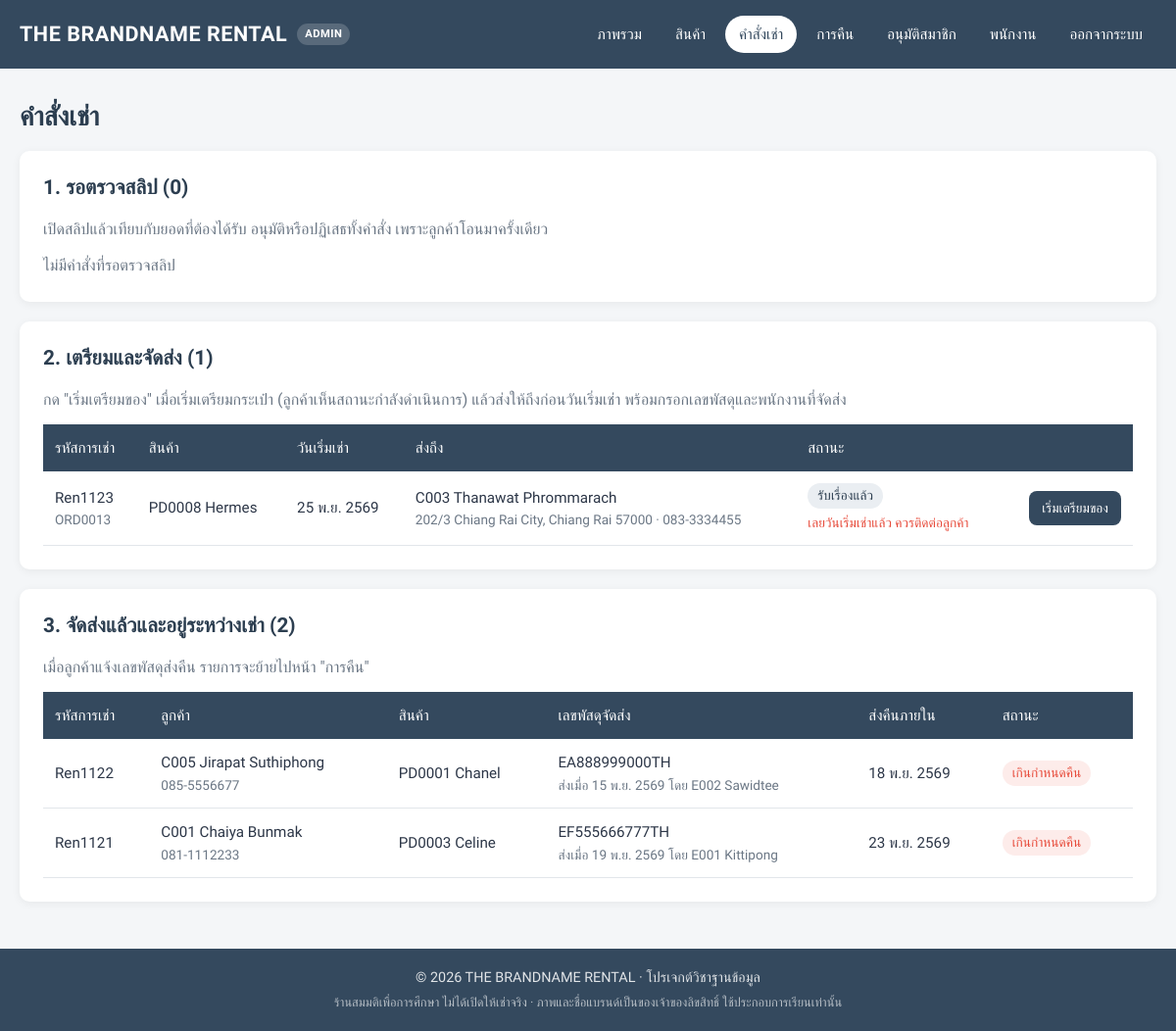
The page /project/admin/orders.php (signed in) on the database its author committed.
### tables this page shows
CREATE TABLE rentals (
    rental_id     VARCHAR(50) PRIMARY KEY,
    order_id      VARCHAR(50) NOT NULL,
    product_id    VARCHAR(50) NOT NULL,
    employees_id  VARCHAR(50) NULL,
    track_rentals VARCHAR(50) NULL,
    rental_date   DATE        NOT NULL,
    rental_days   INT         NOT NULL,
    due_date      DATE AS (rental_date + INTERVAL rental_days DAY) STORED,
    daily_price   INT         NOT NULL,
    deposit_fee   INT         NOT NULL,
    shipped_date  DATE        NULL,
    rental_status ENUM('Pending', 'Accepted', 'Preparing', 'Shipped', 'Returning', 'Received', 'Completed', 'Deducted', 'Cancelled') NOT NULL DEFAULT 'Pending',
    INDEX idx_rentals_product_status (product_id, rental_status),
    FOREIGN KEY (order_id)     REFERENCES orders(order_id),
    FOREIGN KEY (product_id)   REFERENCES products(product_id),
    FOREIGN KEY (employees_id) REFERENCES employees(employees_id)
);

CREATE TABLE products (
    product_id         VARCHAR(50) PRIMARY KEY,
    brand              VARCHAR(50),
    details            VARCHAR(100),
    daily_rental_price INT,
    image              VARCHAR(100) NULL    
);

CREATE TABLE orders (
    order_id     VARCHAR(50)  PRIMARY KEY,
    customers_id VARCHAR(50)  NOT NULL,
    slip_file    VARCHAR(100) NULL,        
    created_at   DATETIME     NOT NULL DEFAULT CURRENT_TIMESTAMP,
    reviewed_at  DATETIME     NULL,        
    cancelled_by ENUM('shop', 'customer') NULL,   
    FOREIGN KEY (customers_id) REFERENCES customers(customers_id)
);

CREATE TABLE customers (
    customers_id        VARCHAR(50)  PRIMARY KEY,
    customers_firstname VARCHAR(50),
    customers_lastname  VARCHAR(50),
    gender              VARCHAR(50),
    customers_member    VARCHAR(10)  NOT NULL DEFAULT 'no',    
    member_until        DATE         NULL,                     
    phonenumber         VARCHAR(15),
    email               VARCHAR(100) NOT NULL UNIQUE,
    address             VARCHAR(200),
    postal_code         VARCHAR(10),
    password            VARCHAR(255) NOT NULL
);

CREATE TABLE employees (
    employees_id        VARCHAR(50) PRIMARY KEY,
    employees_firstname VARCHAR(50),
    employees_lastname  VARCHAR(50),
    gender              VARCHAR(50),
    department          VARCHAR(50) NOT NULL,
    phonenumber         VARCHAR(15),
    salary              INT
);

### project/admin/orders.php (the view, shortened to what this page needs)
<?php
require_once '../includes/db.php';
$rental_columns = "r.rental_id, r.order_id, r.product_id, p.brand, r.rental_date, r.rental_days, r.due_date,
    r.daily_price, r.deposit_fee, r.track_rentals, r.shipped_date, r.rental_status, r.employees_id,
    o.customers_id, o.slip_file, o.created_at, c.customers_firstname, c.customers_lastname, c.address, c.postal_code, c.phonenumber";
$rental_from = "FROM rentals r
    JOIN orders o ON o.order_id = r.order_id
    JOIN customers c ON c.customers_id = o.customers_id
    LEFT JOIN products p ON p.product_id = r.product_id";
$pending_orders = [];
$out_statuses = "'" . implode("','", OUT_STATUSES) . "'";
$to_ship = $conn->query("SELECT $rental_columns,
    (SELECT x.rental_id FROM rentals x WHERE x.product_id = r.product_id AND x.rental_id <> r.rental_id
        AND x.rental_status IN ($out_statuses) ORDER BY x.rental_date LIMIT 1) AS bag_out
    $rental_from WHERE r.rental_status IN ('Accepted', 'Preparing') ORDER BY r.rental_date, r.rental_id")->fetch_all(MYSQLI_ASSOC);
$on_rent = $conn->query("SELECT $rental_columns, e.employees_firstname $rental_from
    LEFT JOIN employees e ON e.employees_id = r.employees_id
    WHERE r.rental_status = 'Shipped' ORDER BY r.due_date, r.rental_id")->fetch_all(MYSQLI_ASSOC);
$customer_name = fn(array $row) => $row['customers_id'] . ' ' . $row['customers_firstname'] . ' ' . $row['customers_lastname'];
?>
<h1>คำสั่งเช่า</h1>
<div class="stack">
    <section class="card">
        <h2>1. รอตรวจสลิป (<?php echo count($pending_orders); ?>)</h2>
        <p class="muted">เปิดสลิปแล้วเทียบกับยอดที่ต้องได้รับ อนุมัติหรือปฏิเสธทั้งคำสั่ง เพราะลูกค้าโอนมาครั้งเดียว</p>
        <?php if (!$pending_orders): ?>
            <p class="muted">ไม่มีคำสั่งที่รอตรวจสลิป</p>
        <?php endif; ?>
    </section>
    <section class="card">
        <h2>2. เตรียมและจัดส่ง (<?php echo count($to_ship); ?>)</h2>
        <p class="muted">กด "เริ่มเตรียมของ" เมื่อเริ่มเตรียมกระเป๋า (ลูกค้าเห็นสถานะกำลังดำเนินการ) แล้วส่งให้ถึงก่อนวันเริ่มเช่า พร้อมกรอกเลขพัสดุและพนักงานที่จัดส่ง</p>
        <?php if ($to_ship): ?>
            <div class="table-wrap">
                <table class="table">
                    <thead>
                        <tr>
                            <th>รหัสการเช่า</th>
                            <th>สินค้า</th>
                            <th>วันเริ่มเช่า</th>
                            <th>ส่งถึง</th>
                            <th>สถานะ</th>
                            <th class="text-right"></th>
                        </tr>
                    </thead>
                    <tbody>
                        <?php foreach ($to_ship as $row): ?>
                            <tr>
                                <td><?php echo e($row['rental_id']); ?><div class="hint"><?php echo e($row['order_id']); ?></div></td>
                                <td><?php echo e($row['product_id'] . ' ' . $row['brand']); ?></td>
                                <td><?php echo e(thai_date($row['rental_date'])); ?></td>
                                <td><?php echo e($customer_name($row)); ?><div class="hint"><?php echo e($row['address'] . ' ' . $row['postal_code'] . ' · ' . $row['phonenumber']); ?></div></td>
                                <td>
                                    <?php echo status_badge($row); ?>
                                    <?php if ($row['rental_date'] < date('Y-m-d')): ?>
                                        <div class="problem">เลยวันเริ่มเช่าแล้ว ควรติดต่อลูกค้า</div>
                                    <?php endif; ?>
                                </td>
                                <td>
                                    <?php if ($row['rental_status'] === 'Accepted'): ?>
                                        <form method="POST" class="ship-form">
                                            <button type="submit" name="action" value="prepare" class="btn btn-sm">เริ่มเตรียมของ</button>
                                        </form>
                                    <?php endif; ?>
                                </td>
                            </tr>
                        <?php endforeach; ?>
                    </tbody>
                </table>
            </div>
        <?php else: ?>
            <p class="muted">ไม่มีรายการที่รอเตรียมหรือจัดส่ง</p>
        <?php endif; ?>
    </section>
    <section class="card">
        <h2>3. จัดส่งแล้วและอยู่ระหว่างเช่า (<?php echo count($on_rent); ?>)</h2>
        <p class="muted">เมื่อลูกค้าแจ้งเลขพัสดุส่งคืน รายการจะย้ายไปหน้า "การคืน"</p>
        <?php if ($on_rent): ?>
            <div class="table-wrap">
                <table class="table">
                    <thead>
                        <tr>
                            <th>รหัสการเช่า</th>
                            <th>ลูกค้า</th>
                            <th>สินค้า</th>
                            <th>เลขพัสดุจัดส่ง</th>
                            <th>ส่งคืนภายใน</th>
                            <th>สถานะ</th>
                        </tr>
                    </thead>
                    <tbody>
                        <?php foreach ($on_rent as $row): ?>
                            <tr>
                                <td><?php echo e($row['rental_id']); ?></td>
                                <td><?php echo e($customer_name($row)); ?><div class="hint"><?php echo e($row['phonenumber']); ?></div></td>
                                <td><?php echo e($row['product_id'] . ' ' . $row['brand']); ?></td>
                                <td><?php echo e($row['track_rentals']); ?><div class="hint">ส่งเมื่อ <?php echo e(thai_date($row['shipped_date'])); ?> โดย <?php echo e($row['employees_id'] . ' ' . $row['employees_firstname']); ?></div></td>
                                <td><?php echo e(thai_date($row['due_date'])); ?></td>
                                <td><?php echo status_badge($row); ?></td>
                            </tr>
                        <?php endforeach; ?>
                    </tbody>
                </table>
            </div>
        <?php else: ?>
            <p class="muted">ไม่มีกระเป๋าที่อยู่ระหว่างเช่า</p>
        <?php endif; ?>
    </section>
</div>

### project/includes/helpers.php (shortened to what this page needs)
<?php
function e($value): string
{
    return htmlspecialchars((string) ($value ?? ''), ENT_QUOTES, 'UTF-8');
}
function thai_date(?string $value): string
{
    $time = strtotime($value);
    $text = (int) date('j', $time) . ' ' . THAI_MONTHS[(int) date('n', $time) - 1] . ' ' . ((int) date('Y', $time) + 543);
    return strlen($value) > 10 ? $text . ' ' . date('H:i', $time) : $text;
}
function rental_stage(array $rental): string
{
    $status = $rental['rental_status'];
    if ($status === 'Shipped' && $rental['rental_date'] <= date('Y-m-d')) {
        return 'OnRent';
    }
    return $status;
}
function status_badge(array $rental): string
{
    [$label, $tone] = RENTAL_STATUS[rental_stage($rental)] ?? [$rental['rental_status'], 'pending'];
    if (is_overdue($rental)) {
        [$label, $tone] = ['เกินกำหนดคืน', 'danger'];
    } elseif ($rental['rental_status'] === 'Deducted' && (int) ($rental['deposit_fee'] ?? 0) === 0) {
        $label = 'มีค่าเสียหาย';
    }
    return '<span class="badge badge-' . $tone . '">' . e($label) . '</span>';
}
function is_overdue(array $rental): bool
{
    return ($rental['rental_status'] ?? '') === 'Shipped' && $rental['due_date'] < date('Y-m-d');
}

### project/assets/css/style.css (style rules this page uses)
:root { --primary: #34495e; --primary-dark: #2c3e50; --primary-soft: #eaeef2; --success: #27ae60; --success-soft: #e8f6ee; --danger: #e74c3c; --danger-soft: #fdecea; --warning: #e67e22; --text: #2d3748; --muted: #6b7785; --border: #e2e6ea; --bg: #f4f6f8; --card: #ffffff; --radius: 10px; --shadow: 0 2px 10px rgba(0, 0, 0, 0.06); --font: 'Prompt', 'Segoe UI', Tahoma, sans-serif; }
* { box-sizing: border-box; }
body { margin: 0; font-family: var(--font); color: var(--text); background: var(--bg); line-height: 1.6; display: flex; flex-direction: column; min-height: 100vh; }
h1, h2, h3 { color: var(--primary-dark); line-height: 1.3; margin: 0 0 16px; }
h1 { font-size: 1.7rem; }
h2 { font-size: 1.3rem; }
p { margin: 0 0 12px; }
.muted { color: var(--muted); }
.text-right { text-align: right; }
.stack > * + * { margin-top: 20px; }
.card { background: var(--card); border-radius: var(--radius); box-shadow: var(--shadow); padding: 24px; }
.card > :last-child { margin-bottom: 0; }
.btn { display: inline-flex; align-items: center; justify-content: center; gap: 6px; padding: 10px 20px; border-radius: 8px; border: 1px solid transparent; font: inherit; font-size: 0.95rem; font-weight: 500; text-decoration: none; cursor: pointer; background: var(--primary); color: #fff; transition: background 0.2s, transform 0.1s; }
.btn-sm { padding: 6px 12px; font-size: 0.85rem; }
.table-wrap { overflow-x: auto; max-width: 100%; }
.table-wrap .table { min-width: 640px; }
.table { width: 100%; border-collapse: collapse; font-size: 0.95rem; }
.table th { background: var(--primary); color: #fff; font-weight: 500; text-align: left; padding: 12px; white-space: nowrap; }
.table td { padding: 12px; border-bottom: 1px solid var(--border); vertical-align: middle; }
.badge { display: inline-block; padding: 2px 10px; border-radius: 999px; font-size: 0.85rem; font-weight: 500; white-space: nowrap; }
.badge-danger { background: var(--danger-soft); color: var(--danger); }
.badge-info { background: var(--primary-soft); color: var(--primary-dark); }
.hint { font-size: 0.85rem; color: var(--muted); }
.ship-form { display: flex; gap: 6px; flex-wrap: wrap; justify-content: flex-end; }
.problem { color: var(--danger); font-size: 0.85rem; margin-top: 4px; }

### rows shown on the page
rentals: rental_id "Ren1123", order "ORD0013", product.brand "PD0008 Hermes", rental_date "25 พ.ย. 2569", order.customers_lastname "C003 Thanawat Phrommarach", customers.address+postal_code+phonenumber "202/3 Chiang Rai City, Chiang Rai 57000 · 083-3334455", label "รับเรื่องแล้ว", shows "เลยวันเริ่มเช่าแล้ว ควรติดต่อลูกค้า"
rentals: rental_id "Ren1122", order.customers_lastname "C005 Jirapat Suthiphong", customers.phonenumber "085-5556677", product.brand "PD0001 Chanel", track_rentals "EA888999000TH", shipped_date "15 พ.ย. 2569", employees.employees_firstname "E002 Sawidtee", due_date "18 พ.ย. 2569", label "เกินกำหนดคืน"
rentals: rental_id "Ren1121", order.customers_lastname "C001 Chaiya Bunmak", customers.phonenumber "081-1112233", product.brand "PD0003 Celine", track_rentals "EF555666777TH", shipped_date "19 พ.ย. 2569", employees.employees_firstname "E001 Kittipong", due_date "23 พ.ย. 2569", label "เกินกำหนดคืน"

### other values the page prints
SHOP_NAME "THE BRANDNAME RENTAL"
$item['label'] "ภาพรวม"
$item['label'] "สินค้า"
$item['label'] "คำสั่งเช่า"
$item['label'] "การคืน"
$item['label'] "อนุมัติสมาชิก"
$item['label'] "พนักงาน"
$item['label'] "ออกจากระบบ"
count($pending_orders) "0"
count($to_ship) "1"
count($on_rent) "2"
